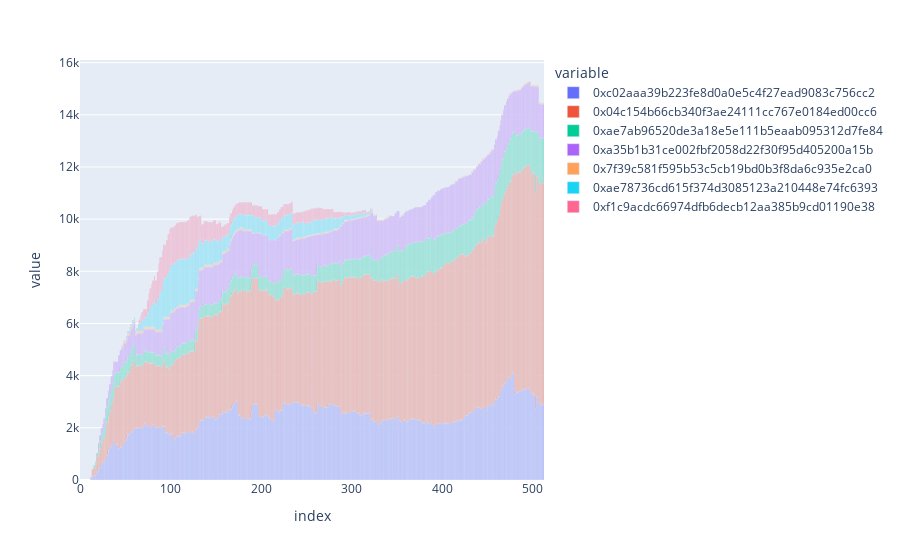

Source (notebook cell):
### Code cell
import plotly.io as pio

pio.templates.default = None
px.bar(assets_df)

### Figure 1 — Plotly figure (JSON) as saved in the notebook; plotly's stock layout.template omitted (floating-point values rounded to 4 significant figures; data arrays with more than 128 entries replaced by an {"elided": "..."} marker saying what was removed)
{"data": [{"alignmentgroup": "True", "hovertemplate": "variable=0xc02aaa39b223fe8d0a0e5c4f27ead9083c756cc2<br>index=%{x}<br>value=%{y}<extra></extra>", "legendgroup": "0xc02aaa39b223fe8d0a0e5c4f27ead9083c756cc2", "marker": {"color": "#636efa", "pattern": {"shape": ""}}, "name": "0xc02aaa39b223fe8d0a0e5c4f27ead9083c756cc2", "offsetgroup": "0xc02aaa39b223fe8d0a0e5c4f27ead9083c756cc2", "orientation": "v", "showlegend": true, "textposition": "auto", "type": "bar", "x": {"elided": "513 int values"}, "xaxis": "x", "y": {"elided": "513 float values"}, "yaxis": "y"}, {"alignmentgroup": "True", "hovertemplate": "variable=0x04c154b66cb340f3ae24111cc767e0184ed00cc6<br>index=%{x}<br>value=%{y}<extra></extra>", "legendgroup": "0x04c154b66cb340f3ae24111cc767e0184ed00cc6", "marker": {"color": "#EF553B", "pattern": {"shape": ""}}, "name": "0x04c154b66cb340f3ae24111cc767e0184ed00cc6", "offsetgroup": "0x04c154b66cb340f3ae24111cc767e0184ed00cc6", "orientation": "v", "showlegend": true, "textposition": "auto", "type": "bar", "x": {"elided": "513 int values"}, "xaxis": "x", "y": {"elided": "513 float values"}, "yaxis": "y"}, {"alignmentgroup": "True", "hovertemplate": "variable=0xae7ab96520de3a18e5e111b5eaab095312d7fe84<br>index=%{x}<br>value=%{y}<extra></extra>", "legendgroup": "0xae7ab96520de3a18e5e111b5eaab095312d7fe84", "marker": {"color": "#00cc96", "pattern": {"shape": ""}}, "name": "0xae7ab96520de3a18e5e111b5eaab095312d7fe84", "offsetgroup": "0xae7ab96520de3a18e5e111b5eaab095312d7fe84", "orientation": "v", "showlegend": true, "textposition": "auto", "type": "bar", "x": {"elided": "513 int values"}, "xaxis": "x", "y": {"elided": "513 float values"}, "yaxis": "y"}, {"alignmentgroup": "True", "hovertemplate": "variable=0xa35b1b31ce002fbf2058d22f30f95d405200a15b<br>index=%{x}<br>value=%{y}<extra></extra>", "legendgroup": "0xa35b1b31ce002fbf2058d22f30f95d405200a15b", "marker": {"color": "#ab63fa", "pattern": {"shape": ""}}, "name": "0xa35b1b31ce002fbf2058d22f30f95d405200a15b", "offsetgroup": "0xa35b1b31ce002fbf2058d22f30f95d405200a15b", "orientation": "v", "showlegend": true, "textposition": "auto", "type": "bar", "x": {"elided": "513 int values"}, "xaxis": "x", "y": {"elided": "513 float values"}, "yaxis": "y"}, {"alignmentgroup": "True", "hovertemplate": "variable=0x7f39c581f595b53c5cb19bd0b3f8da6c935e2ca0<br>index=%{x}<br>value=%{y}<extra></extra>", "legendgroup": "0x7f39c581f595b53c5cb19bd0b3f8da6c935e2ca0", "marker": {"color": "#FFA15A", "pattern": {"shape": ""}}, "name": "0x7f39c581f595b53c5cb19bd0b3f8da6c935e2ca0", "offsetgroup": "0x7f39c581f595b53c5cb19bd0b3f8da6c935e2ca0", "orientation": "v", "showlegend": true, "textposition": "auto", "type": "bar", "x": {"elided": "513 int values"}, "xaxis": "x", "y": {"elided": "513 float values"}, "yaxis": "y"}, {"alignmentgroup": "True", "hovertemplate": "variable=0xae78736cd615f374d3085123a210448e74fc6393<br>index=%{x}<br>value=%{y}<extra></extra>", "legendgroup": "0xae78736cd615f374d3085123a210448e74fc6393", "marker": {"color": "#19d3f3", "pattern": {"shape": ""}}, "name": "0xae78736cd615f374d3085123a210448e74fc6393", "offsetgroup": "0xae78736cd615f374d3085123a210448e74fc6393", "orientation": "v", "showlegend": true, "textposition": "auto", "type": "bar", "x": {"elided": "513 int values"}, "xaxis": "x", "y": {"elided": "513 float values"}, "yaxis": "y"}, {"alignmentgroup": "True", "hovertemplate": "variable=0xf1c9acdc66974dfb6decb12aa385b9cd01190e38<br>index=%{x}<br>value=%{y}<extra></extra>", "legendgroup": "0xf1c9acdc66974dfb6decb12aa385b9cd01190e38", "marker": {"color": "#FF6692", "pattern": {"shape": ""}}, "name": "0xf1c9acdc66974dfb6decb12aa385b9cd01190e38", "offsetgroup": "0xf1c9acdc66974dfb6decb12aa385b9cd01190e38", "orientation": "v", "showlegend": true, "textposition": "auto", "type": "bar", "x": {"elided": "513 int values"}, "xaxis": "x", "y": {"elided": "513 float values"}, "yaxis": "y"}], "layout": {"barmode": "relative", "legend": {"title": {"text": "variable"}, "tracegroupgap": 0}, "margin": {"t": 60}, "xaxis": {"anchor": "y", "domain": [0, 1], "title": {"text": "index"}}, "yaxis": {"anchor": "x", "domain": [0, 1], "title": {"text": "value"}}}}
